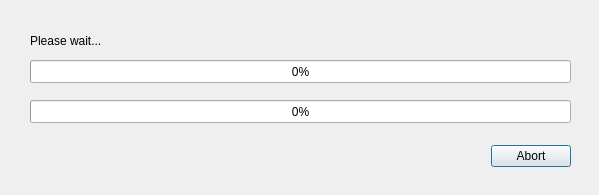
<?xml version="1.0" encoding="UTF-8"?>
<ui version="4.0">
 <class>QProgressDialog</class>
 <widget class="QDialog" name="QProgressDialog">
  <property name="geometry">
   <rect>
    <x>0</x>
    <y>0</y>
    <width>599</width>
    <height>195</height>
   </rect>
  </property>
  <property name="windowTitle">
   <string>Dialog</string>
  </property>
  <widget class="QDialogButtonBox" name="buttonBox">
   <property name="geometry">
    <rect>
     <x>30</x>
     <y>140</y>
     <width>541</width>
     <height>32</height>
    </rect>
   </property>
   <property name="orientation">
    <enum>Qt::Horizontal</enum>
   </property>
   <property name="standardButtons">
    <set>QDialogButtonBox::Abort</set>
   </property>
  </widget>
  <widget class="QProgressBar" name="localProgressBar">
   <property name="geometry">
    <rect>
     <x>30</x>
     <y>60</y>
     <width>541</width>
     <height>23</height>
    </rect>
   </property>
   <property name="value">
    <number>0</number>
   </property>
  </widget>
  <widget class="QLabel" name="label">
   <property name="geometry">
    <rect>
     <x>30</x>
     <y>31</y>
     <width>541</width>
     <height>20</height>
    </rect>
   </property>
   <property name="text">
    <string>Please wait...</string>
   </property>
  </widget>
  <widget class="QProgressBar" name="globalProgressBar">
   <property name="geometry">
    <rect>
     <x>30</x>
     <y>100</y>
     <width>541</width>
     <height>23</height>
    </rect>
   </property>
   <property name="value">
    <number>0</number>
   </property>
  </widget>
 </widget>
 <resources/>
 <connections>
  <connection>
   <sender>buttonBox</sender>
   <signal>rejected()</signal>
   <receiver>QProgressDialog</receiver>
   <slot>reject()</slot>
   <hints>
    <hint type="sourcelabel">
     <x>336</x>
     <y>100</y>
    </hint>
    <hint type="destinationlabel">
     <x>286</x>
     <y>159</y>
    </hint>
   </hints>
  </connection>
 </connections>
</ui>
